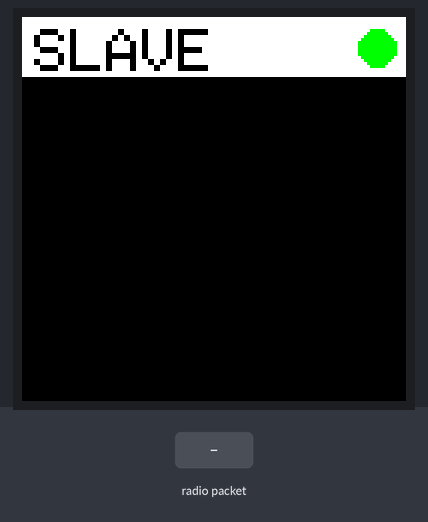
The sketch below on a simulated ESP32. On the bench: 128×128 colour display. Inputs (shaded band) come from the test bench. What the sketch prints to the serial monitor is not drawn.

Above: at 1.2 s.
1.3 s: radio packet "1" arrives
At 1.8 s:
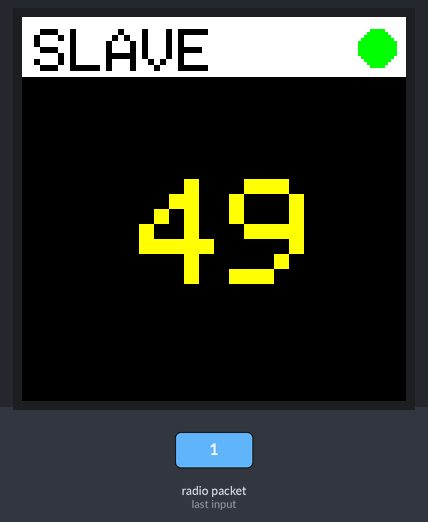
2.8 s: radio packet "0" arrives
At 4.0 s:
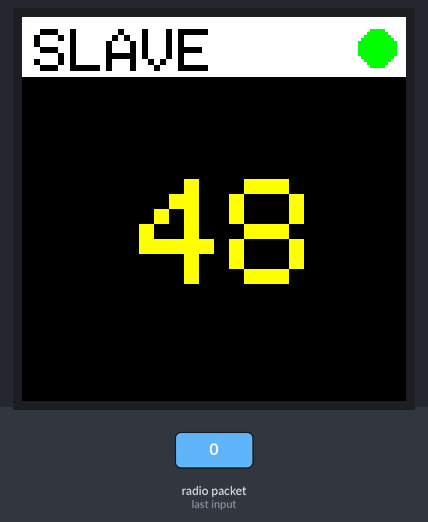
4.3 s: radio packet "2" arrives
At 5.2 s:
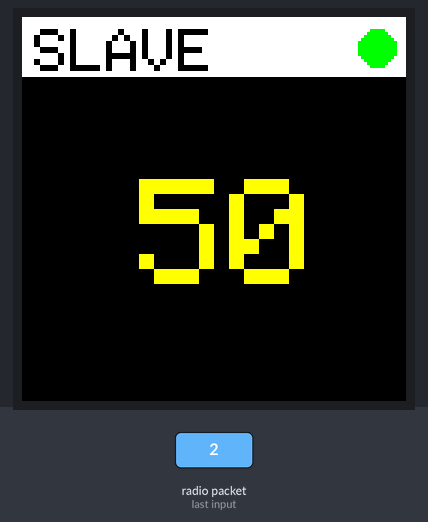
Timing chart, 0 to 7.3 s (numbered marks = the images above; inputs shaded):
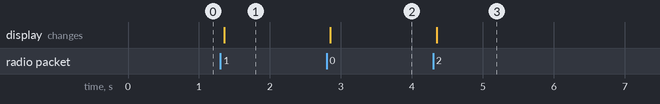

Measured:
- after the input at 1.3 s, the display: changes after 0.05 s (image 1)
- after the input at 2.8 s, the display: changes after 0.05 s (image 2)
- after the input at 4.3 s, the display: changes after 0.05 s (image 3)

The sketch:

ESPNOW_ESP32_SLAVE_SSD1351.ino
```cpp
#include <esp_now.h>
#include <WiFi.h>
#include <Adafruit_GFX.h>
#include <Adafruit_SSD1351.h>
#include <SPI.h>

#define CHANNEL 1
#define SCREEN_WIDTH 128
#define SCREEN_HEIGHT 128
#define SCLK_PIN 18
#define MOSI_PIN 23
#define DC_PIN 17
#define CS_PIN 5
#define RST_PIN 4
#define BLACK   0x0000
#define RED     0xF800
#define GREEN   0x07E0
#define YELLOW  0xFFE0
#define WHITE   0xFFFF

Adafruit_SSD1351 tft = Adafruit_SSD1351(SCREEN_WIDTH, SCREEN_HEIGHT, &SPI, CS_PIN, DC_PIN, RST_PIN);

// Init ESP Now with fallback
void InitESPNow() {
  WiFi.disconnect();
  if (esp_now_init() == ESP_OK) {
    Serial.println("ESPNow Init Success");
  }
  else {
    Serial.println("ESPNow Init Failed");
    // Retry InitESPNow, add a counte and then restart?
    // InitESPNow();
    // or Simply Restart
    ESP.restart();
  }
}

// config AP SSID
void configDeviceAP() {
  String Prefix = "Slave:";
  String Mac = WiFi.macAddress();
  String SSID = Prefix + Mac;
  String Password = "123456789";
  bool result = WiFi.softAP(SSID.c_str(), Password.c_str(), CHANNEL, 0);
  if (!result) {
    Serial.println("AP Config failed.");
    tft.fillCircle(tft.width() - 10, 10, 6, RED);
  } else {
    Serial.println("AP Config Success. Broadcasting with AP: " + String(SSID));
    tft.fillCircle(tft.width() - 10, 10, 6, GREEN);
  }
}

void setup() {
  Serial.begin(115200);
  tft.begin();
  tft.fillScreen(WHITE);
  tftDrawText(4, 4, "SLAVE", BLACK, 2);
  tftDrawRect();
  Serial.println("ESPNow/Basic/Slave Example");
  //Set device in AP mode to begin with
  WiFi.mode(WIFI_AP);
  // configure device AP mode
  configDeviceAP();
  // This is the mac address of the Slave in AP Mode
  Serial.print("AP MAC: "); Serial.println(WiFi.softAPmacAddress());
  // Init ESPNow with a fallback logic
  InitESPNow();
  // Once ESPNow is successfully Init, we will register for recv CB to
  // get recv packer info.
  esp_now_register_recv_cb(OnDataRecv);
}

// callback when data is recv from Master
void OnDataRecv(const uint8_t *mac_addr, const uint8_t *data, int data_len) {
  char macStr[18];
  snprintf(macStr, sizeof(macStr), "%02x:%02x:%02x:%02x:%02x:%02x",
           mac_addr[0], mac_addr[1], mac_addr[2], mac_addr[3], mac_addr[4], mac_addr[5]);
  Serial.print("Last Packet Recv from: "); Serial.println(macStr);
  Serial.print("Last Packet Recv Data: "); Serial.println(*data);
  Serial.println("");

  String textString = String(*data);

  tftDrawRect();
  tftDrawText(tft.width()/2 -25, tft.height()/2 -10, (char*)textString.c_str(), YELLOW, 5);
}

void loop() {
  // Chill
}

void tftDrawText(int x, int y, char *text, uint16_t color, int fontSize){
  tft.setCursor(x, y);
  tft.setTextColor(color);
  tft.setTextSize(fontSize);
  tft.print(text);
}

void tftDrawRect(){
  tft.fillRect(0, 20, 128, 128, BLACK);
}
```
